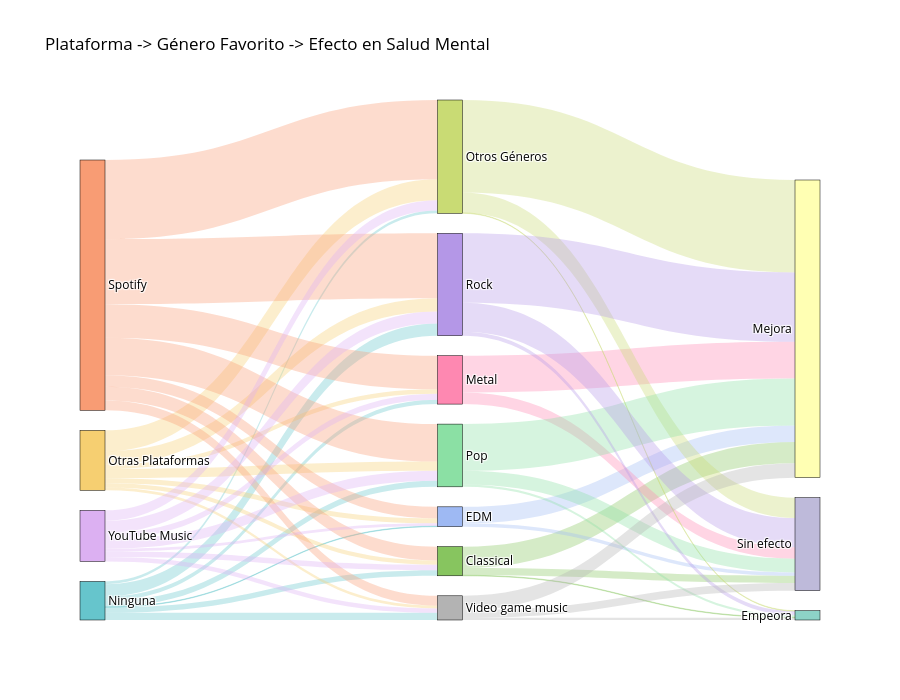

This figure's notebook cell:
### Markdown cell above
## Grafico

### Code cell
fig = go.Figure(go.Sankey(
    arrangement="snap",
    node=dict(pad=20, thickness=25, line=dict(color="black", width=0.5), label=nodos, color=color_nodos),
    link=dict(source=links['id_origen'], target=links['id_destino'], value=links['valor'], color=color_links)
))

fig.update_layout(
    title_text="Plataforma -> Género Favorito -> Efecto en Salud Mental",
    paper_bgcolor="white", plot_bgcolor="white", font_color="black", height=700
)

fig.show()

### Figure 1 — Plotly figure (JSON) as saved in the notebook; plotly's stock layout.template omitted (floating-point values rounded to 4 significant figures)
{"data": [{"arrangement": "snap", "link": {"color": ["rgba(102, 197, 204, 0.35)", "rgba(102, 197, 204, 0.35)", "rgba(102, 197, 204, 0.35)", "rgba(102, 197, 204, 0.35)", "rgba(102, 197, 204, 0.35)", "rgba(102, 197, 204, 0.35)", "rgba(102, 197, 204, 0.35)", "rgba(246, 207, 113, 0.35)", "rgba(246, 207, 113, 0.35)", "rgba(246, 207, 113, 0.35)", "rgba(246, 207, 113, 0.35)", "rgba(246, 207, 113, 0.35)", "rgba(246, 207, 113, 0.35)", "rgba(246, 207, 113, 0.35)", "rgba(248, 156, 116, 0.35)", "rgba(248, 156, 116, 0.35)", "rgba(248, 156, 116, 0.35)", "rgba(248, 156, 116, 0.35)", "rgba(248, 156, 116, 0.35)", "rgba(248, 156, 116, 0.35)", "rgba(248, 156, 116, 0.35)", "rgba(220, 176, 242, 0.35)", "rgba(220, 176, 242, 0.35)", "rgba(220, 176, 242, 0.35)", "rgba(220, 176, 242, 0.35)", "rgba(220, 176, 242, 0.35)", "rgba(220, 176, 242, 0.35)", "rgba(220, 176, 242, 0.35)", "rgba(135, 197, 95, 0.35)", "rgba(135, 197, 95, 0.35)", "rgba(135, 197, 95, 0.35)", "rgba(158, 185, 243, 0.35)", "rgba(158, 185, 243, 0.35)", "rgba(254, 136, 177, 0.35)", "rgba(254, 136, 177, 0.35)", "rgba(201, 219, 116, 0.35)", "rgba(201, 219, 116, 0.35)", "rgba(201, 219, 116, 0.35)", "rgba(139, 224, 164, 0.35)", "rgba(139, 224, 164, 0.35)", "rgba(139, 224, 164, 0.35)", "rgba(180, 151, 231, 0.35)", "rgba(180, 151, 231, 0.35)", "rgba(180, 151, 231, 0.35)", "rgba(179, 179, 179, 0.35)", "rgba(179, 179, 179, 0.35)", "rgba(179, 179, 179, 0.35)"], "source": [0, 0, 0, 0, 0, 0, 0, 1, 1, 1, 1, 1, 1, 1, 2, 2, 2, 2, 2, 2, 2, 3, 3, 3, 3, 3, 3, 3, 4, 4, 4, 5, 5, 6, 6, 7, 7, 7, 8, 8, 8, 9, 9, 9, 10, 10, 10], "target": [4, 5, 6, 7, 8, 9, 10, 4, 5, 6, 7, 8, 9, 10, 4, 5, 6, 7, 8, 9, 10, 4, 5, 6, 7, 8, 9, 10, 11, 12, 13, 12, 13, 12, 13, 11, 12, 13, 11, 12, 13, 11, 12, 13, 11, 12, 13], "value": [10, 1, 8, 5, 11, 22, 13, 8, 9, 8, 38, 17, 24, 5, 25, 21, 61, 144, 68, 118, 18, 10, 5, 11, 19, 18, 22, 8, 1, 39, 13, 30, 6, 67, 21, 1, 168, 37, 4, 85, 25, 7, 126, 53, 4, 26, 14]}, "node": {"color": ["rgb(102, 197, 204)", "rgb(246, 207, 113)", "rgb(248, 156, 116)", "rgb(220, 176, 242)", "rgb(135, 197, 95)", "rgb(158, 185, 243)", "rgb(254, 136, 177)", "rgb(201, 219, 116)", "rgb(139, 224, 164)", "rgb(180, 151, 231)", "rgb(179, 179, 179)", "rgb(141,211,199)", "rgb(255,255,179)", "rgb(190,186,218)"], "label": ["Ninguna", "Otras Plataformas", "Spotify", "YouTube Music", "Classical", "EDM", "Metal", "Otros Géneros", "Pop", "Rock", "Video game music", "Empeora", "Mejora", "Sin efecto"], "line": {"color": "black", "width": 0.5}, "pad": 20, "thickness": 25}, "type": "sankey"}], "layout": {"font": {"color": "black"}, "height": 700, "paper_bgcolor": "white", "plot_bgcolor": "white", "title": {"text": "Plataforma -> Género Favorito -> Efecto en Salud Mental"}}}
